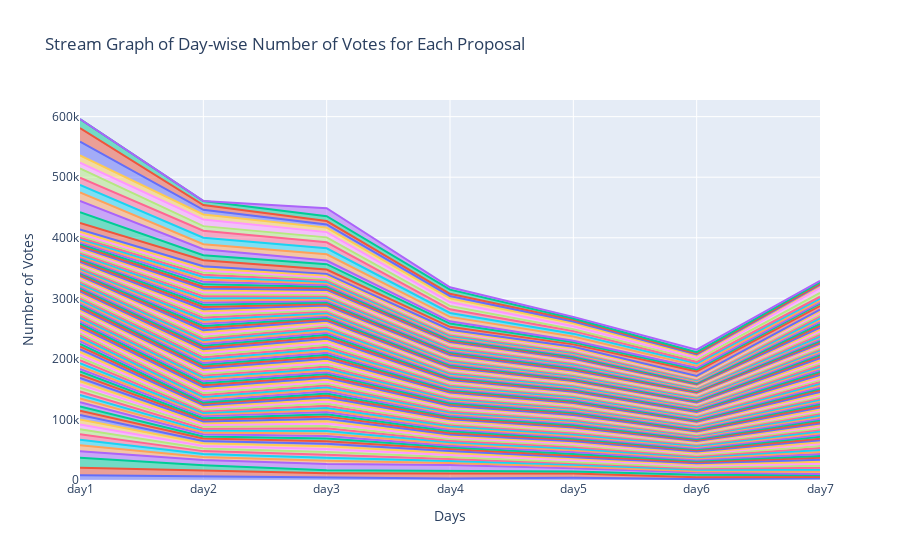

This figure's notebook cell:
### Code cell
data = votes_data[['proposal_title', 'day1', 'day2', 'day3', 'day4', 'day5', 'day6', 'day7']]

# Create traces for each proposal
traces = []
for index, row in data.iterrows():
    trace = go.Scatter(
        x=['day1', 'day2', 'day3', 'day4', 'day5', 'day6', 'day7'],
        y=row[['day1', 'day2', 'day3', 'day4', 'day5', 'day6', 'day7']],
        mode='lines',
        stackgroup='one',
        name=row['proposal_title']
    )
    traces.append(trace)

# Create layout
layout = go.Layout(
    title='Stream Graph of Day-wise Number of Votes for Each Proposal',
    xaxis=dict(title='Days'),
    yaxis=dict(title='Number of Votes')
)

# Create figure
fig = go.Figure(data=traces, layout=layout)

# Remove legends
fig.update_layout(showlegend=False)

# Plot interactive chart
fig.show()
fig.write_html(r'Graphs\stream-votes.html')

### Figure 1 — Plotly figure (JSON) as saved in the notebook; plotly's stock layout.template omitted (floating-point values rounded to 4 significant figures)
{"data": [{"mode": "lines", "name": "[Non-Constitutional]: Arbitrum Stable Treasury Endowment Program", "stackgroup": "one", "type": "scatter", "x": ["day1", "day2", "day3", "day4", "day5", "day6", "day7"], "y": [7836, 5875, 4003, 2534, 3591, 1450, 2784]}, {"mode": "lines", "name": "Procurement Framework | Security : Non-Constitutional Proposal", "stackgroup": "one", "type": "scatter", "x": ["day1", "day2", "day3", "day4", "day5", "day6", "day7"], "y": [12251, 9964, 7240, 8350, 7124, 3234, 2346]}, {"mode": "lines", "name": "Proposal to Backfund Successful STIP Proposals", "stackgroup": "one", "type": "scatter", "x": ["day1", "day2", "day3", "day4", "day5", "day6", "day7"], "y": [16712, 8531, 5042, 4857, 3335, 4154, 2706]}, {"mode": "lines", "name": "Consolidate Security Proposals into a RFP Process", "stackgroup": "one", "type": "scatter", "x": ["day1", "day2", "day3", "day4", "day5", "day6", "day7"], "y": [10848, 8725, 10083, 9104, 5558, 3424, 2274]}, {"mode": "lines", "name": "UniDex STIP Proposal - Round 1", "stackgroup": "one", "type": "scatter", "x": ["day1", "day2", "day3", "day4", "day5", "day6", "day7"], "y": [9902, 4992, 5396, 3432, 2810, 2333, 3637]}, {"mode": "lines", "name": "Good Entry STIP Proposal - Round 1", "stackgroup": "one", "type": "scatter", "x": ["day1", "day2", "day3", "day4", "day5", "day6", "day7"], "y": [9067, 4840, 4862, 3274, 2709, 2176, 3290]}, {"mode": "lines", "name": "iZUMi STIP Proposal - Round 1", "stackgroup": "one", "type": "scatter", "x": ["day1", "day2", "day3", "day4", "day5", "day6", "day7"], "y": [8801, 4763, 4933, 3040, 2728, 2237, 3337]}, {"mode": "lines", "name": "Synapse Protocol STIP Proposal - Round 1", "stackgroup": "one", "type": "scatter", "x": ["day1", "day2", "day3", "day4", "day5", "day6", "day7"], "y": [8323, 4444, 4710, 3265, 2499, 2195, 3279]}, {"mode": "lines", "name": "Jones DAO STIP Proposal - Round 1", "stackgroup": "one", "type": "scatter", "x": ["day1", "day2", "day3", "day4", "day5", "day6", "day7"], "y": [8075, 4184, 4753, 3317, 2534, 2147, 3282]}, {"mode": "lines", "name": "D2.finance STIP Proposal - Round 1", "stackgroup": "one", "type": "scatter", "x": ["day1", "day2", "day3", "day4", "day5", "day6", "day7"], "y": [8063, 4285, 4635, 3405, 2458, 2177, 3385]}, {"mode": "lines", "name": "Silo Finance STIP Proposal - Round 1", "stackgroup": "one", "type": "scatter", "x": ["day1", "day2", "day3", "day4", "day5", "day6", "day7"], "y": [7375, 3982, 4188, 3251, 2365, 2076, 3156]}, {"mode": "lines", "name": "JOJO Exchange STIP Proposal - Round 1", "stackgroup": "one", "type": "scatter", "x": ["day1", "day2", "day3", "day4", "day5", "day6", "day7"], "y": [7204, 3777, 4340, 3209, 2534, 2008, 3095]}, {"mode": "lines", "name": "GMD Ecosystem STIP Proposal - Round 1", "stackgroup": "one", "type": "scatter", "x": ["day1", "day2", "day3", "day4", "day5", "day6", "day7"], "y": [7115, 3592, 4280, 2929, 2829, 1986, 3171]}, {"mode": "lines", "name": "Thales STIP Proposal - Round 1", "stackgroup": "one", "type": "scatter", "x": ["day1", "day2", "day3", "day4", "day5", "day6", "day7"], "y": [6967, 3512, 4294, 2781, 2972, 2034, 3230]}, {"mode": "lines", "name": "Rysk STIP Proposal - Round 1", "stackgroup": "one", "type": "scatter", "x": ["day1", "day2", "day3", "day4", "day5", "day6", "day7"], "y": [6073, 3148, 4120, 2764, 2887, 1927, 3284]}, {"mode": "lines", "name": "Sanko GameCorp STIP Proposal - Round 1", "stackgroup": "one", "type": "scatter", "x": ["day1", "day2", "day3", "day4", "day5", "day6", "day7"], "y": [5957, 2960, 4201, 2747, 2835, 1874, 3263]}, {"mode": "lines", "name": "Wombat Exchange STIP Proposal - Round 1", "stackgroup": "one", "type": "scatter", "x": ["day1", "day2", "day3", "day4", "day5", "day6", "day7"], "y": [5734, 2913, 4179, 2634, 2704, 1763, 3284]}, {"mode": "lines", "name": "Camelot STIP Proposal - Round 1", "stackgroup": "one", "type": "scatter", "x": ["day1", "day2", "day3", "day4", "day5", "day6", "day7"], "y": [5953, 3653, 4097, 2602, 2566, 2079, 3321]}, {"mode": "lines", "name": "Rodeo Finance STIP Proposal - Round 1", "stackgroup": "one", "type": "scatter", "x": ["day1", "day2", "day3", "day4", "day5", "day6", "day7"], "y": [5556, 2827, 3895, 2548, 2398, 1911, 3258]}, {"mode": "lines", "name": "Dolomite STIP Proposal - Round 1", "stackgroup": "one", "type": "scatter", "x": ["day1", "day2", "day3", "day4", "day5", "day6", "day7"], "y": [5434, 2793, 3884, 2521, 2310, 1976, 3030]}, {"mode": "lines", "name": "Furucombo STIP Proposal - Round 1", "stackgroup": "one", "type": "scatter", "x": ["day1", "day2", "day3", "day4", "day5", "day6", "day7"], "y": [5380, 2777, 3967, 2560, 2210, 2051, 3065]}, {"mode": "lines", "name": "Vertex Protocol STIP Proposal - Round 1", "stackgroup": "one", "type": "scatter", "x": ["day1", "day2", "day3", "day4", "day5", "day6", "day7"], "y": [5383, 2906, 3955, 2688, 2322, 1912, 2775]}, {"mode": "lines", "name": "ALAYA STIP Proposal - Round 1", "stackgroup": "one", "type": "scatter", "x": ["day1", "day2", "day3", "day4", "day5", "day6", "day7"], "y": [5149, 2667, 3694, 2689, 2153, 1619, 3004]}, {"mode": "lines", "name": "Curve STIP Proposal - Round 1", "stackgroup": "one", "type": "scatter", "x": ["day1", "day2", "day3", "day4", "day5", "day6", "day7"], "y": [4163, 3584, 3645, 2804, 2196, 1833, 3128]}, {"mode": "lines", "name": "ZKasino STIP Proposal - Round 1", "stackgroup": "one", "type": "scatter", "x": ["day1", "day2", "day3", "day4", "day5", "day6", "day7"], "y": [4821, 2640, 3351, 2683, 2169, 1780, 2846]}, {"mode": "lines", "name": "Thetanuts STIP Proposal - Round 1", "stackgroup": "one", "type": "scatter", "x": ["day1", "day2", "day3", "day4", "day5", "day6", "day7"], "y": [4742, 2499, 3299, 2665, 2234, 1917, 2822]}, {"mode": "lines", "name": "PancakeSwap STIP Proposal - Round 1", "stackgroup": "one", "type": "scatter", "x": ["day1", "day2", "day3", "day4", "day5", "day6", "day7"], "y": [4874, 2665, 3607, 2424, 2488, 1841, 2855]}, {"mode": "lines", "name": "Beefy STIP Proposal - Round 1", "stackgroup": "one", "type": "scatter", "x": ["day1", "day2", "day3", "day4", "day5", "day6", "day7"], "y": [4718, 2585, 3477, 2326, 2430, 1698, 2589]}, {"mode": "lines", "name": "Timeswap STIP Proposal - Round 1", "stackgroup": "one", "type": "scatter", "x": ["day1", "day2", "day3", "day4", "day5", "day6", "day7"], "y": [4590, 2590, 3299, 2299, 2341, 1637, 2721]}, {"mode": "lines", "name": "QiDao STIP Proposal - Round 1", "stackgroup": "one", "type": "scatter", "x": ["day1", "day2", "day3", "day4", "day5", "day6", "day7"], "y": [4513, 2438, 3389, 2243, 2164, 1508, 2480]}, {"mode": "lines", "name": "DefiEdge STIP Proposal - Round 1", "stackgroup": "one", "type": "scatter", "x": ["day1", "day2", "day3", "day4", "day5", "day6", "day7"], "y": [4458, 2380, 3429, 2278, 2168, 1578, 2657]}, {"mode": "lines", "name": "StakeDAO STIP Proposal - Round 1", "stackgroup": "one", "type": "scatter", "x": ["day1", "day2", "day3", "day4", "day5", "day6", "day7"], "y": [4435, 2362, 3394, 2224, 2232, 1598, 2462]}, {"mode": "lines", "name": "Vaultka STIP Proposal - Round 1", "stackgroup": "one", "type": "scatter", "x": ["day1", "day2", "day3", "day4", "day5", "day6", "day7"], "y": [4409, 2340, 3349, 2231, 2106, 1589, 2741]}, {"mode": "lines", "name": "WOOFi STIP Proposal - Round 1", "stackgroup": "one", "type": "scatter", "x": ["day1", "day2", "day3", "day4", "day5", "day6", "day7"], "y": [4500, 2541, 3511, 2291, 2183, 1677, 2751]}, {"mode": "lines", "name": "Quadrat STIP Proposal - Round 1", "stackgroup": "one", "type": "scatter", "x": ["day1", "day2", "day3", "day4", "day5", "day6", "day7"], "y": [3351, 3285, 3295, 2224, 2096, 1533, 2549]}, {"mode": "lines", "name": "CVI STIP Proposal - Round 1", "stackgroup": "one", "type": "scatter", "x": ["day1", "day2", "day3", "day4", "day5", "day6", "day7"], "y": [3302, 3183, 3212, 2237, 2082, 1542, 2724]}, {"mode": "lines", "name": "Artichoke Protocol STIP Proposal - Round 1", "stackgroup": "one", "type": "scatter", "x": ["day1", "day2", "day3", "day4", "day5", "day6", "day7"], "y": [3313, 3190, 3315, 2193, 2093, 1540, 2642]}, {"mode": "lines", "name": "HMX STIP Proposal - Round 1", "stackgroup": "one", "type": "scatter", "x": ["day1", "day2", "day3", "day4", "day5", "day6", "day7"], "y": [3265, 3246, 3126, 2257, 2044, 1523, 2610]}, {"mode": "lines", "name": "Gamma STIP Proposal - Round 1", "stackgroup": "one", "type": "scatter", "x": ["day1", "day2", "day3", "day4", "day5", "day6", "day7"], "y": [3295, 3224, 3072, 2327, 2055, 1532, 2605]}, {"mode": "lines", "name": "Perennial Finance STIP Proposal - Round 1", "stackgroup": "one", "type": "scatter", "x": ["day1", "day2", "day3", "day4", "day5", "day6", "day7"], "y": [3249, 3339, 3030, 2273, 2031, 1531, 2592]}, {"mode": "lines", "name": "Wormhole STIP Proposal - Round 1", "stackgroup": "one", "type": "scatter", "x": ["day1", "day2", "day3", "day4", "day5", "day6", "day7"], "y": [3206, 3209, 3188, 2194, 1974, 1497, 2621]}, {"mode": "lines", "name": "Angle Protocol STIP Proposal - Round 1", "stackgroup": "one", "type": "scatter", "x": ["day1", "day2", "day3", "day4", "day5", "day6", "day7"], "y": [3173, 3244, 3056, 2247, 2119, 1557, 2668]}, {"mode": "lines", "name": "OmniBTC STIP Proposal - Round 1", "stackgroup": "one", "type": "scatter", "x": ["day1", "day2", "day3", "day4", "day5", "day6", "day7"], "y": [3143, 3208, 3048, 2328, 1911, 1643, 2638]}, {"mode": "lines", "name": "Magpie, Penpie, Radpie, Campie STIP Proposal - Round 1", "stackgroup": "one", "type": "scatter", "x": ["day1", "day2", "day3", "day4", "day5", "day6", "day7"], "y": [3149, 3152, 3091, 2267, 1882, 1631, 2473]}, {"mode": "lines", "name": "Galxe STIP Proposal - Round 1", "stackgroup": "one", "type": "scatter", "x": ["day1", "day2", "day3", "day4", "day5", "day6", "day7"], "y": [3240, 3358, 3241, 2257, 2143, 1695, 2611]}, {"mode": "lines", "name": "Solv Protocol STIP Proposal - Round 1", "stackgroup": "one", "type": "scatter", "x": ["day1", "day2", "day3", "day4", "day5", "day6", "day7"], "y": [3101, 3075, 3084, 2084, 1966, 1638, 2567]}, {"mode": "lines", "name": "REALM STIP Proposal - Round 1", "stackgroup": "one", "type": "scatter", "x": ["day1", "day2", "day3", "day4", "day5", "day6", "day7"], "y": [3020, 3036, 2979, 2103, 1945, 1646, 2425]}, {"mode": "lines", "name": "Wombex Finance STIP Proposal - Round 1", "stackgroup": "one", "type": "scatter", "x": ["day1", "day2", "day3", "day4", "day5", "day6", "day7"], "y": [2977, 3015, 3287, 2089, 1936, 1645, 2484]}, {"mode": "lines", "name": "dForce STIP Proposal - Round 1", "stackgroup": "one", "type": "scatter", "x": ["day1", "day2", "day3", "day4", "day5", "day6", "day7"], "y": [2974, 3010, 3244, 2076, 1889, 1527, 2555]}, {"mode": "lines", "name": "Relay Chain: James Bot STIP Proposal - Round 1", "stackgroup": "one", "type": "scatter", "x": ["day1", "day2", "day3", "day4", "day5", "day6", "day7"], "y": [2965, 2968, 3265, 2118, 1800, 1483, 2526]}, {"mode": "lines", "name": "Equilibria STIP Proposal - Round 1", "stackgroup": "one", "type": "scatter", "x": ["day1", "day2", "day3", "day4", "day5", "day6", "day7"], "y": [2958, 2988, 3272, 2085, 1940, 1524, 2608]}, {"mode": "lines", "name": "Balancer DAO STIP Proposal - Round 1", "stackgroup": "one", "type": "scatter", "x": ["day1", "day2", "day3", "day4", "day5", "day6", "day7"], "y": [2983, 3081, 3285, 2196, 2026, 1638, 2971]}, {"mode": "lines", "name": "Arrakis Finance STIP Proposal - Round 1", "stackgroup": "one", "type": "scatter", "x": ["day1", "day2", "day3", "day4", "day5", "day6", "day7"], "y": [2931, 2958, 3251, 2064, 1969, 1522, 2700]}, {"mode": "lines", "name": "tBTC STIP Proposal - Round 1", "stackgroup": "one", "type": "scatter", "x": ["day1", "day2", "day3", "day4", "day5", "day6", "day7"], "y": [2854, 2916, 3274, 2019, 1932, 1538, 2436]}, {"mode": "lines", "name": "Vela Exchange STIP Proposal - Round 1", "stackgroup": "one", "type": "scatter", "x": ["day1", "day2", "day3", "day4", "day5", "day6", "day7"], "y": [2837, 3079, 3281, 2050, 1942, 1553, 2622]}, {"mode": "lines", "name": "Socket STIP Proposal - Round 1", "stackgroup": "one", "type": "scatter", "x": ["day1", "day2", "day3", "day4", "day5", "day6", "day7"], "y": [2815, 3052, 3333, 2055, 1901, 1583, 3060]}, {"mode": "lines", "name": "Lido STIP Proposal - Round 1", "stackgroup": "one", "type": "scatter", "x": ["day1", "day2", "day3", "day4", "day5", "day6", "day7"], "y": [2788, 3013, 3327, 2093, 1773, 1658, 3040]}, {"mode": "lines", "name": "Stargate Finance STIP Proposal - Round 1", "stackgroup": "one", "type": "scatter", "x": ["day1", "day2", "day3", "day4", "day5", "day6", "day7"], "y": [3015, 3697, 3372, 2126, 1896, 1775, 3007]}, {"mode": "lines", "name": "MUX Protocol STIP Proposal - Round 1", "stackgroup": "one", "type": "scatter", "x": ["day1", "day2", "day3", "day4", "day5", "day6", "day7"], "y": [2681, 3010, 3258, 2079, 1786, 1624, 2805]}, {"mode": "lines", "name": "Tally STIP Proposal - Round 1", "stackgroup": "one", "type": "scatter", "x": ["day1", "day2", "day3", "day4", "day5", "day6", "day7"], "y": [2727, 3487, 3371, 1998, 1793, 1753, 2854]}, {"mode": "lines", "name": "Dopex STIP Proposal - Round 1", "stackgroup": "one", "type": "scatter", "x": ["day1", "day2", "day3", "day4", "day5", "day6", "day7"], "y": [2596, 2977, 3259, 2017, 1764, 1708, 2575]}, {"mode": "lines", "name": "GMX STIP Proposal - Round 1", "stackgroup": "one", "type": "scatter", "x": ["day1", "day2", "day3", "day4", "day5", "day6", "day7"], "y": [2693, 3115, 3257, 2074, 1780, 1756, 2883]}, {"mode": "lines", "name": "Prime Protocol STIP Proposal - Round 1", "stackgroup": "one", "type": "scatter", "x": ["day1", "day2", "day3", "day4", "day5", "day6", "day7"], "y": [2656, 2980, 3193, 2035, 1738, 1549, 2775]}, {"mode": "lines", "name": "LODESTAR FINANCE STIP Proposal - Round 1", "stackgroup": "one", "type": "scatter", "x": ["day1", "day2", "day3", "day4", "day5", "day6", "day7"], "y": [2649, 2956, 3209, 2069, 1731, 1598, 2831]}, {"mode": "lines", "name": "KeplerHomes STIP Proposal - Round 1", "stackgroup": "one", "type": "scatter", "x": ["day1", "day2", "day3", "day4", "day5", "day6", "day7"], "y": [2549, 3004, 3123, 2146, 1715, 1530, 2751]}, {"mode": "lines", "name": "LOGX STIP Proposal - Round 1", "stackgroup": "one", "type": "scatter", "x": ["day1", "day2", "day3", "day4", "day5", "day6", "day7"], "y": [2550, 2914, 3167, 2067, 1731, 1529, 2425]}, {"mode": "lines", "name": "Range Protocol STIP Proposal - Round 1", "stackgroup": "one", "type": "scatter", "x": ["day1", "day2", "day3", "day4", "day5", "day6", "day7"], "y": [2557, 2925, 3114, 2023, 1811, 1519, 2660]}, {"mode": "lines", "name": "Frax Finance STIP Proposal - Round 1", "stackgroup": "one", "type": "scatter", "x": ["day1", "day2", "day3", "day4", "day5", "day6", "day7"], "y": [2573, 3044, 2614, 2101, 1771, 1579, 2766]}, {"mode": "lines", "name": "Abracadabra DAO STIP Proposal - Round 1", "stackgroup": "one", "type": "scatter", "x": ["day1", "day2", "day3", "day4", "day5", "day6", "day7"], "y": [2587, 3693, 2646, 2091, 1732, 1583, 2860]}, {"mode": "lines", "name": "Umami STIP Proposal - Round 1", "stackgroup": "one", "type": "scatter", "x": ["day1", "day2", "day3", "day4", "day5", "day6", "day7"], "y": [2479, 3503, 2607, 2149, 1732, 1589, 2809]}, {"mode": "lines", "name": "Webacy STIP Proposal - Round 1", "stackgroup": "one", "type": "scatter", "x": ["day1", "day2", "day3", "day4", "day5", "day6", "day7"], "y": [2509, 3483, 2551, 2030, 1684, 1392, 2930]}, {"mode": "lines", "name": "Chronos Finance STIP Proposal - Round 1", "stackgroup": "one", "type": "scatter", "x": ["day1", "day2", "day3", "day4", "day5", "day6", "day7"], "y": [2101, 3564, 2536, 2054, 1727, 1438, 2861]}, {"mode": "lines", "name": "OpenOcean STIP Proposal - Round 1", "stackgroup": "one", "type": "scatter", "x": ["day1", "day2", "day3", "day4", "day5", "day6", "day7"], "y": [2501, 3480, 2577, 2044, 1745, 1475, 2779]}, {"mode": "lines", "name": "CRYPTEX STIP Proposal - Round 1", "stackgroup": "one", "type": "scatter", "x": ["day1", "day2", "day3", "day4", "day5", "day6", "day7"], "y": [2095, 3444, 2570, 2041, 1701, 1433, 2568]}, {"mode": "lines", "name": "Florence Finance STIP Proposal - Round 1", "stackgroup": "one", "type": "scatter", "x": ["day1", "day2", "day3", "day4", "day5", "day6", "day7"], "y": [2443, 3448, 2518, 2090, 1662, 1636, 2366]}, {"mode": "lines", "name": "0xGen STIP Proposal - Round 1", "stackgroup": "one", "type": "scatter", "x": ["day1", "day2", "day3", "day4", "day5", "day6", "day7"], "y": [2469, 3424, 2487, 2091, 1714, 1668, 2306]}, {"mode": "lines", "name": "Stella STIP Proposal - Round 1", "stackgroup": "one", "type": "scatter", "x": ["day1", "day2", "day3", "day4", "day5", "day6", "day7"], "y": [2061, 3463, 2552, 2091, 1700, 1672, 2106]}, {"mode": "lines", "name": "Notional STIP Proposal - Round 1", "stackgroup": "one", "type": "scatter", "x": ["day1", "day2", "day3", "day4", "day5", "day6", "day7"], "y": [2430, 3455, 2535, 2086, 1682, 1649, 2293]}, {"mode": "lines", "name": "Gains Network STIP Proposal - Round 1", "stackgroup": "one", "type": "scatter", "x": ["day1", "day2", "day3", "day4", "day5", "day6", "day7"], "y": [2462, 3470, 2518, 2073, 1785, 1704, 2354]}, {"mode": "lines", "name": "TIDE STIP Proposal - Round 1", "stackgroup": "one", "type": "scatter", "x": ["day1", "day2", "day3", "day4", "day5", "day6", "day7"], "y": [2045, 3464, 2516, 2049, 1810, 1681, 2308]}, {"mode": "lines", "name": "Trader Joe STIP Proposal - Round 1", "stackgroup": "one", "type": "scatter", "x": ["day1", "day2", "day3", "day4", "day5", "day6", "day7"], "y": [2525, 3532, 2563, 2129, 1899, 1741, 2391]}, {"mode": "lines", "name": "Archi Finance STIP Proposal - Round 1", "stackgroup": "one", "type": "scatter", "x": ["day1", "day2", "day3", "day4", "day5", "day6", "day7"], "y": [2448, 3464, 2530, 2099, 2056, 1421, 2130]}, {"mode": "lines", "name": "KyberSwap STIP Proposal - Round 1", "stackgroup": "one", "type": "scatter", "x": ["day1", "day2", "day3", "day4", "day5", "day6", "day7"], "y": [2546, 3907, 2564, 2168, 2078, 1442, 2328]}, {"mode": "lines", "name": "Cian STIP Proposal - Round 1", "stackgroup": "one", "type": "scatter", "x": ["day1", "day2", "day3", "day4", "day5", "day6", "day7"], "y": [2414, 3467, 2487, 2054, 2067, 1346, 2374]}, {"mode": "lines", "name": "Modular Wallet STIP Proposal - Round 1", "stackgroup": "one", "type": "scatter", "x": ["day1", "day2", "day3", "day4", "day5", "day6", "day7"], "y": [2035, 3443, 2490, 2120, 1976, 1312, 2407]}, {"mode": "lines", "name": "Savvy STIP Proposal - Round 1", "stackgroup": "one", "type": "scatter", "x": ["day1", "day2", "day3", "day4", "day5", "day6", "day7"], "y": [2438, 3596, 2508, 2262, 1917, 1294, 2202]}, {"mode": "lines", "name": "XY STIP Proposal - Round 1", "stackgroup": "one", "type": "scatter", "x": ["day1", "day2", "day3", "day4", "day5", "day6", "day7"], "y": [2693, 3454, 2506, 1987, 1921, 1286, 3086]}, {"mode": "lines", "name": "Pendle STIP Proposal - Round 1", "stackgroup": "one", "type": "scatter", "x": ["day1", "day2", "day3", "day4", "day5", "day6", "day7"], "y": [2553, 3665, 2534, 2326, 1962, 1369, 2892]}, {"mode": "lines", "name": "RAMSES STIP Proposal - Round 1", "stackgroup": "one", "type": "scatter", "x": ["day1", "day2", "day3", "day4", "day5", "day6", "day7"], "y": [2427, 3036, 2505, 2285, 1961, 1281, 2806]}, {"mode": "lines", "name": "Shell Protocol STIP Proposal - Round 1", "stackgroup": "one", "type": "scatter", "x": ["day1", "day2", "day3", "day4", "day5", "day6", "day7"], "y": [2476, 3168, 2799, 2037, 1886, 1381, 3032]}, {"mode": "lines", "name": "Guru Network STIP Proposal - Round 1", "stackgroup": "one", "type": "scatter", "x": ["day1", "day2", "day3", "day4", "day5", "day6", "day7"], "y": [2429, 3027, 2771, 2013, 1795, 1355, 3095]}, {"mode": "lines", "name": "unshETH STIP Proposal - Round 1", "stackgroup": "one", "type": "scatter", "x": ["day1", "day2", "day3", "day4", "day5", "day6", "day7"], "y": [2418, 2982, 2791, 1969, 1826, 1362, 3104]}, {"mode": "lines", "name": "Premia STIP Proposal - Round 1", "stackgroup": "one", "type": "scatter", "x": ["day1", "day2", "day3", "day4", "day5", "day6", "day7"], "y": [2636, 3734, 2618, 2002, 1848, 1437, 2971]}, {"mode": "lines", "name": "RabbitHole STIP Proposal - Round 1", "stackgroup": "one", "type": "scatter", "x": ["day1", "day2", "day3", "day4", "day5", "day6", "day7"], "y": [2737, 4201, 2637, 2029, 1907, 1510, 3282]}, {"mode": "lines", "name": "Arbidex STIP Proposal - Round 1", "stackgroup": "one", "type": "scatter", "x": ["day1", "day2", "day3", "day4", "day5", "day6", "day7"], "y": [2596, 3709, 2597, 1930, 1829, 1351, 3005]}, {"mode": "lines", "name": "RADIANT STIP Proposal - Round 1", "stackgroup": "one", "type": "scatter", "x": ["day1", "day2", "day3", "day4", "day5", "day6", "day7"], "y": [2813, 4265, 2631, 1968, 1824, 1521, 3028]}, {"mode": "lines", "name": "WINR Protocol STIP Proposal - Round 1", "stackgroup": "one", "type": "scatter", "x": ["day1", "day2", "day3", "day4", "day5", "day6", "day7"], "y": [2682, 3753, 2567, 1975, 1993, 1346, 3009]}, {"mode": "lines", "name": "ApolloX STIP Proposal - Round 1", "stackgroup": "one", "type": "scatter", "x": ["day1", "day2", "day3", "day4", "day5", "day6", "day7"], "y": [2664, 3749, 2597, 2008, 2018, 1362, 2943]}, {"mode": "lines", "name": "NFTEarth STIP Proposal - Round 1", "stackgroup": "one", "type": "scatter", "x": ["day1", "day2", "day3", "day4", "day5", "day6", "day7"], "y": [3216, 3269, 2635, 2012, 2097, 1386, 2958]}, {"mode": "lines", "name": "SpartaDEX STIP Proposal - Round 1", "stackgroup": "one", "type": "scatter", "x": ["day1", "day2", "day3", "day4", "day5", "day6", "day7"], "y": [3372, 3346, 2680, 2159, 2044, 1428, 2972]}, {"mode": "lines", "name": "Tales of Elleria STIP Proposal - Round 1", "stackgroup": "one", "type": "scatter", "x": ["day1", "day2", "day3", "day4", "day5", "day6", "day7"], "y": [3863, 3554, 2754, 2215, 2246, 1521, 2342]}, {"mode": "lines", "name": "Time Management in ArbitrumÃÂÃÂ¢ÃÂÃÂÃÂÃÂs Governance", "stackgroup": "one", "type": "scatter", "x": ["day1", "day2", "day3", "day4", "day5", "day6", "day7"], "y": [10692, 10130, 7127, 4793, 4020, 7582, 6341]}, {"mode": "lines", "name": "Proposal: Building the Future of NFTs: The Rarible Protocol - Arbitrum Integration Proposal [REVISED]", "stackgroup": "one", "type": "scatter", "x": ["day1", "day2", "day3", "day4", "day5", "day6", "day7"], "y": [17931, 8220, 8870, 5297, 3350, 3078, 3788]}, {"mode": "lines", "name": "Proposal to onboard Matrixed.Link as a validator for Arbitrum", "stackgroup": "one", "type": "scatter", "x": ["day1", "day2", "day3", "day4", "day5", "day6", "day7"], "y": [18386, 9939, 5953, 3742, 2601, 2691, 1764]}, {"mode": "lines", "name": "Proposal: Security Council Elections Proposed Implementation Spec", "stackgroup": "one", "type": "scatter", "x": ["day1", "day2", "day3", "day4", "day5", "day6", "day7"], "y": [14059, 8040, 10305, 7324, 6951, 3639, 3188]}, {"mode": "lines", "name": "Proposal: Update Security Council Election Start Date to Ensure Time for Security Audit", "stackgroup": "one", "type": "scatter", "x": ["day1", "day2", "day3", "day4", "day5", "day6", "day7"], "y": [12628, 10866, 10056, 6498, 4811, 3573, 3038]}, {"mode": "lines", "name": "Accelerating Arbitrum - leveraging Camelot as an ecosystem hub to support native builders", "stackgroup": "one", "type": "scatter", "x": ["day1", "day2", "day3", "day4", "day5", "day6", "day7"], "y": [11897, 11468, 9838, 5956, 4455, 2674, 3201]}, {"mode": "lines", "name": "[Non-Constitutional] Fund the Arbitrum Grants Framework Proposal Milestone 1", "stackgroup": "one", "type": "scatter", "x": ["day1", "day2", "day3", "day4", "day5", "day6", "day7"], "y": [15375, 7651, 8133, 5657, 2901, 3456, 6335]}, {"mode": "lines", "name": "Arbitrum DAO Grants - Delegated Domain Allocation by Questbook", "stackgroup": "one", "type": "scatter", "x": ["day1", "day2", "day3", "day4", "day5", "day6", "day7"], "y": [9362, 10999, 8631, 6477, 4788, 2991, 8340]}, {"mode": "lines", "name": "Proposal: Activate support for account abstraction endpoint on One and Nova", "stackgroup": "one", "type": "scatter", "x": ["day1", "day2", "day3", "day4", "day5", "day6", "day7"], "y": [12098, 8268, 7468, 5993, 5064, 3770, 3332]}, {"mode": "lines", "name": "AIP-1.2 - Foundation and DAO Governance", "stackgroup": "one", "type": "scatter", "x": ["day1", "day2", "day3", "day4", "day5", "day6", "day7"], "y": [22617, 7762, 5298, 4026, 2817, 1976, 1748]}, {"mode": "lines", "name": "AIP-1.1 - Lockup, Budget, Transparency", "stackgroup": "one", "type": "scatter", "x": ["day1", "day2", "day3", "day4", "day5", "day6", "day7"], "y": [22456, 7760, 5579, 3477, 2700, 1549, 1702]}, {"mode": "lines", "name": "AIP 1.05: Return 700M $ARB to the DAO Treasury [REAL]", "stackgroup": "one", "type": "scatter", "x": ["day1", "day2", "day3", "day4", "day5", "day6", "day7"], "y": [14913, 6778, 7991, 6890, 2187, 2143, 2487]}, {"mode": "lines", "name": "AIP-1: Arbitrum Improvement Proposal Framework", "stackgroup": "one", "type": "scatter", "x": ["day1", "day2", "day3", "day4", "day5", "day6", "day7"], "y": [0, 8, 13110, 3984, 2766, 4122, 2144]}], "layout": {"showlegend": false, "title": {"text": "Stream Graph of Day-wise Number of Votes for Each Proposal"}, "xaxis": {"title": {"text": "Days"}}, "yaxis": {"title": {"text": "Number of Votes"}}}}
